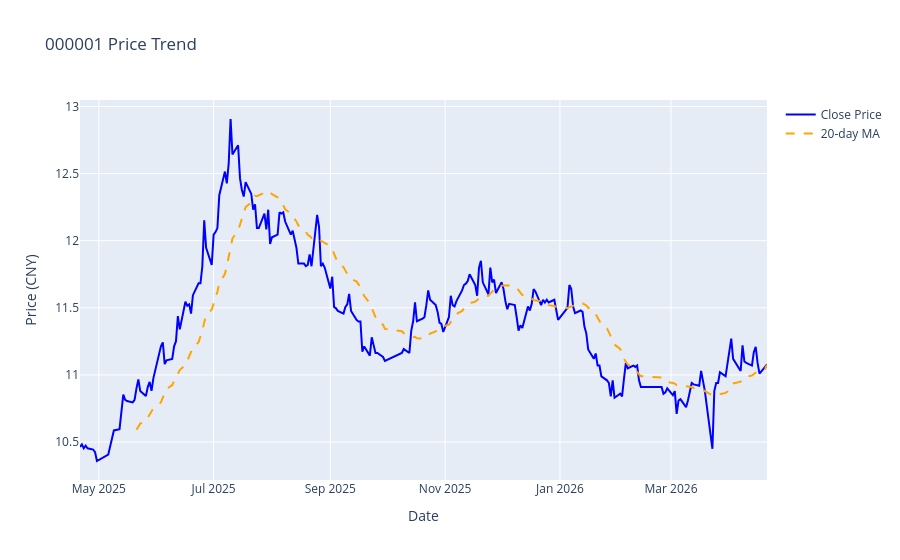

Here is the notebook cell this chart was saved with:
### Markdown cell above
## 9. Visual Outputs (Plots)

Generate key charts that help users understand the stock’s behaviour.

### Code cell
# Price trend with 20-day MA (if available)
fig1 = go.Figure()
fig1.add_trace(go.Scatter(x=df.index, y=df['Close'], mode='lines', name='Close Price', line=dict(color='blue')))
if 'MA20' in df.columns:
    fig1.add_trace(go.Scatter(x=df.index, y=df['MA20'], mode='lines', name='20-day MA', line=dict(color='orange', dash='dash')))
fig1.update_layout(title=f"{symbol} Price Trend", xaxis_title="Date", yaxis_title="Price (CNY)")
fig1.show()

### Figure 1 — Plotly figure (JSON) as saved in the notebook; plotly's stock layout.template omitted (floating-point values rounded to 4 significant figures; data arrays with more than 128 entries replaced by an {"elided": "..."} marker saying what was removed)
{"data": [{"line": {"color": "blue"}, "mode": "lines", "name": "Close Price", "type": "scatter", "x": {"elided": "243 str values"}, "y": {"elided": "243 float values"}}, {"line": {"color": "orange", "dash": "dash"}, "mode": "lines", "name": "20-day MA", "type": "scatter", "x": {"elided": "243 str values"}, "y": {"elided": "243 float values"}}], "layout": {"title": {"text": "000001 Price Trend"}, "xaxis": {"title": {"text": "Date"}}, "yaxis": {"title": {"text": "Price (CNY)"}}}}
